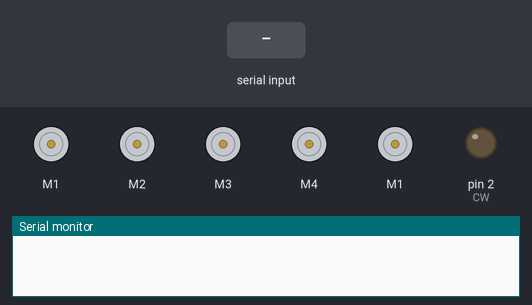
The sketch below on a simulated Arduino Uno, built with avr-gcc and run on an emulated ATmega328P. On the bench: 5 × DC motor (green arrow = forward, orange = backward, longer = faster), output pins drawn as LEDs (lit = HIGH), the last lines printed to the serial monitor. The inputs (shaded band) are chosen by the test bench.

Above: at 1.2 s.
1.3 s: "1,1\n" received over Serial
At 2.4 s:
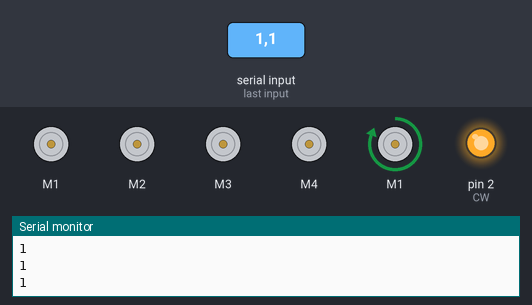
2.8 s: "2,1\n" received over Serial
At 3.5 s:
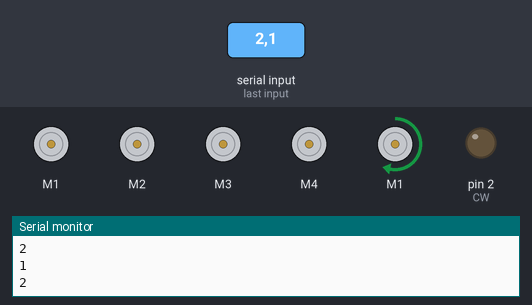
4.3 s: "3,1\n" received over Serial
At 4.7 s:
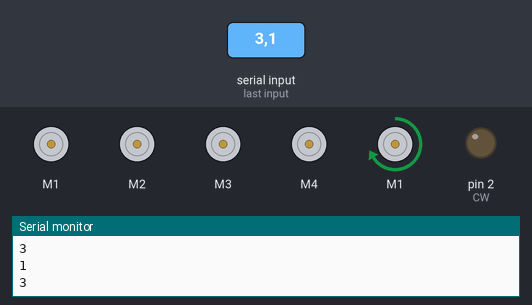
5.8 s: "4,1\n" received over Serial
At 7.0 s:
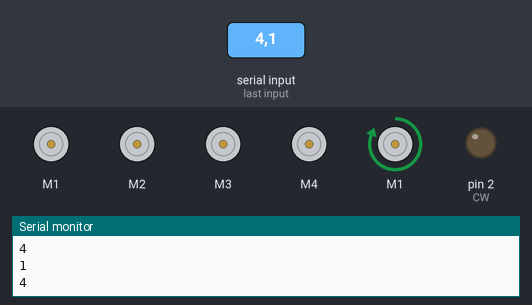
7.3 s: "1,150\n" received over Serial
At 8.2 s:
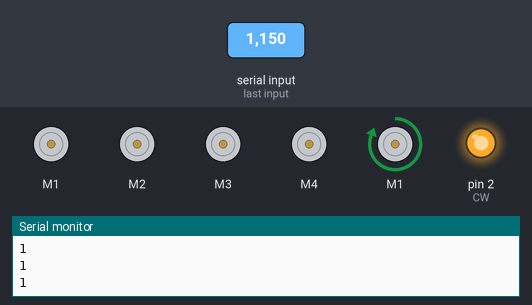
8.8 s: "3,150\n" received over Serial
At 9.4 s:
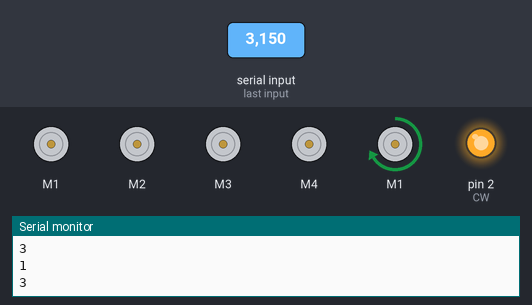
Timing chart, 0 to 11.3 s (numbered marks = the images above; inputs shaded):
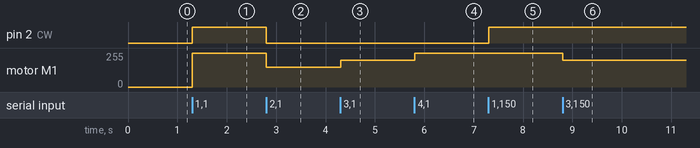

The sketch:

m1m5.ino
```cpp
#include <AFMotor.h>
#include <string.h>
#define CW 2
AF_DCMotor motor1(1);
AF_DCMotor motor2(2);
AF_DCMotor motor3(3);
AF_DCMotor motor4(4);
String inputString = "";         // a String to hold incoming data
bool stringComplete = false;  // whether the string is complete

void setup()
{

  motor1.run(RELEASE);
  motor2.run(RELEASE);
  motor3.run(RELEASE);
  motor4.run(RELEASE);
  // initialize serial:
  Serial.begin(9600);
  // reserve 200 bytes for the inputString:
  inputString.reserve(200);


   pinMode(CW, OUTPUT);
  //Set initial speed of the motor & stop

}
void loop()
{
  // print the string when a newline arrives:
  if (stringComplete) {
    int commaIndex = inputString.indexOf(',');
    int secondCommaIndex = inputString.indexOf(',',commaIndex+1);

    String Name = inputString.substring(0,commaIndex);
    String time  = inputString.substring(secondCommaIndex +1);
    bool direction;
    if(inputString.substring(commaIndex+1,secondCommaIndex) == "0")
    {
      direction = false;
    }
    else
    {
      direction = true;
    }
    Serial.println(Name);
    Serial.println(direction);
    Serial.println(time.toInt());
    if (Name == "1"){
      digitalWrite(CW,HIGH);
      move(motor1, direction, time.toInt(),255);
    }

    if (Name == "2"){
      digitalWrite(CW,LOW);
      move(motor1, direction, time.toInt(),150);
    }
    if (Name == "3"){
      move(motor2, direction, time.toInt(),200);
    }

    if (Name == "4"){
      move(motor3, direction, time.toInt(),255);
    }

    if (Name == "5"){
      move(motor4, direction, time.toInt(),200);
    }
    // clear the string:
    inputString = "";
    stringComplete = false;
  }
}


void serialEvent() {
  while (Serial.available()) {
    // get the new byte:
    char inChar = (char)Serial.read();
    // add it to the inputString:
    inputString += inChar;
    // if the incoming character is a newline, set a flag so the main loop can
    // do something about it:
    if (inChar == '\n') {
      stringComplete = true;
    }
  }
}

void move(AF_DCMotor motor_name, bool direction, int time, int speed){
  motor_name.setSpeed(speed);

  if (direction){
  motor_name.run(FORWARD);
  }
  else{
    motor_name.run(BACKWARD);
  }
  delay(time);
  motor_name.run(RELEASE);
}
```

Measured:
- after the input at 1.3 s, pin 2 (CW): LOW → HIGH at once; motor M1: stopped → forward 255/255 at once
- after the input at 2.8 s, pin 2 (CW): HIGH → LOW at once; motor M1: forward 255/255 → forward 150/255 at once
- after the input at 4.3 s, motor M1: forward 150/255 → forward 200/255 at once
- after the input at 5.8 s, motor M1: forward 200/255 → forward 255/255 at once
- after the input at 7.3 s, pin 2 (CW): LOW → HIGH at once
- after the input at 8.8 s, motor M1: forward 255/255 → forward 200/255 at once
